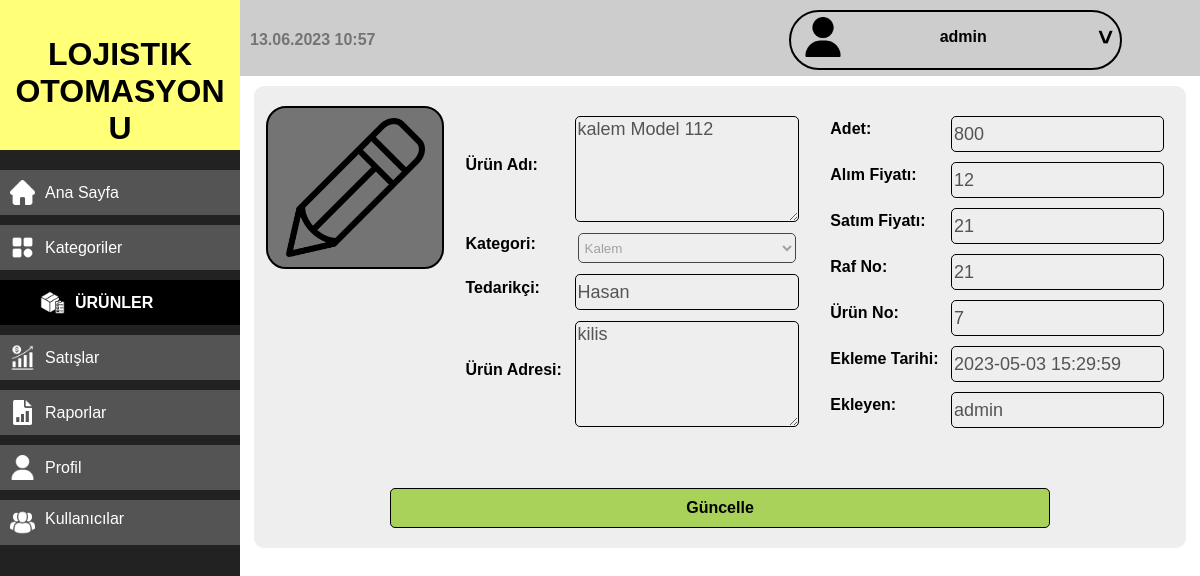
Before: /urunler.php?d=gos&k=7 (signed in) with the older database file.
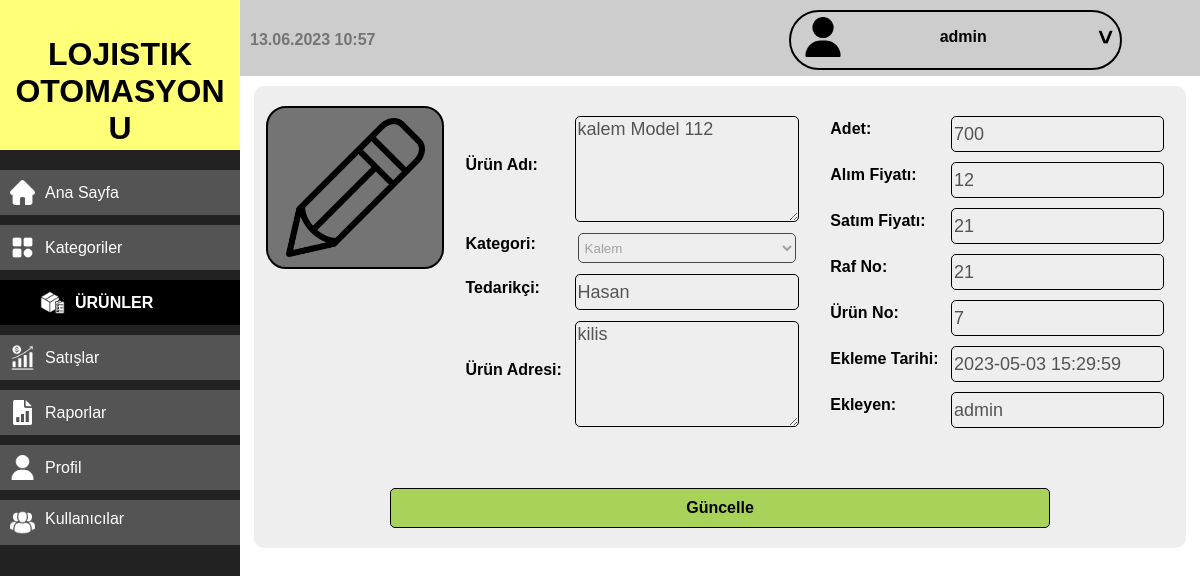
After: the same page with the newer database file.
### tables this page shows
CREATE TABLE `urunler` (
  `id` int(11) NOT NULL,
  `urun_adi` text NOT NULL,
  `adet` int(11) NOT NULL,
  `kat` int(11) NOT NULL,
  `ekleyen` int(11) NOT NULL,
  `alim_fiyat` int(11) NOT NULL,
  `satim_fiyat` int(11) NOT NULL,
  `tedarikci` varchar(255) NOT NULL,
  `urun_adresi` text NOT NULL,
  `raf_no` varchar(255) NOT NULL,
  `foto` varchar(255) NOT NULL,
  `tarihi` datetime NOT NULL
);

### fonksiyonlar/fonksiyonlar.php (called while the page is built, shortened)
<?php
function getAllFrom($from) {
    global $con;
    $stmt = $con->prepare("SELECT * FROM $from");
    $stmt->execute();
    $rows = $stmt->fetchAll();
    return $rows;
}
    ?>
        <?php
function checkItem($from, $where, $value) {
    global $con;
    $stmt = $con->prepare("SELECT * FROM $from WHERE $where = ? LIMIT 1");
    $stmt->execute(array($value));
    return $stmt->rowCount();
}
function getItem($from, $where, $value) {
    global $con;
    $stmt = $con->prepare("SELECT * FROM $from WHERE $where = ? LIMIT 1");
    $stmt->execute(array($value));
    return $stmt->fetch();
}

### diller/Turkce.php (called while the page is built, shortened)
<?php
function lang($lang)
{
  return $arr[$lang];
}

### urunler.php (the view, shortened to what the changed rows need)
<?php
if (isset($_SESSION['kullanici_adi'])) {
  $kullaniciS = getItem('kullanicilar', 'id', $_SESSION['ID']);
  if ($kullaniciS['aktif'] === 2) {
    $isAdmin = true;
  } else {
    $isAdmin = false;
  }
  if (isset($_GET['d'])) {
    if ($_GET['d'] == 'ekle') {
      ?>
        <div class="cont-alt">
          <form class="urun-deg-buyuk" action="<?php echo $_SERVER['PHP_SELF']; ?>" method="POST" enctype="multipart/form-data">
            <div class="urun-deg">
              <div>
                <div class="foto">
                  <img class="fotog" src="iconlar/box.png" alt="">
                </div>
                <input type="file" name="foto" required>
              </div>
              <div class="div-2">
                  <label for="u-adi"><?php echo lang('urunAdi'); ?>:</label>
                  <textarea name="u-adi" id="u-adi" cols="30" rows="10" required></textarea>
                  <label for="u-kat"><?php echo lang('kategori'); ?>:</label>
                  <select name="u-kat" id="u-kat" required>
                    <option value="0">...</option>
                    <?php
                      $katlar = getAllFrom('kategoriler');
                      foreach ($katlar as $kat) {
                        echo '<option value="' . $kat['id'] . '">' . $kat['kat_adi'] . '</option>';
                      }
                    ?>
                  </select>
                  <label for="tedarikci"><?php echo lang('tedarikci'); ?>:</label>
                  <input id="tedarikci" name="tedarikci" type="text" required>
                  <label for="u-adresi"><?php echo lang('urunAdresi'); ?>:</label>
                  <textarea name="u-adresi" id="u-adresi" cols="30" rows="10" required></textarea>
              </div>
              <div class="div-2">
                <label for="u-adet"><?php echo lang('adet'); ?>:</label>
                  <input id="u-adet" name="u-adet" type="number" required>
                  <label for="u-alim"><?php echo lang('alimFiyati'); ?>:</label>
                  <input id="u-alim" name="u-alim" type="number" required>
                  <label for="u-satim"><?php echo lang('satimFiyati'); ?>:</label>
                  <input id="u-satim" name="u-satim" type="number" required>
                  <label for="u-raf"><?php echo lang('rafNo'); ?>:</label>
                  <input id="u-raf" name="u-raf" type="text" required>
              </div>
            </div>
            <input class="urun-ekleme" name="ekle" type="submit" value="<?php echo lang('Ekle'); ?>">
          </form>
        </div>
      <?php
    } elseif ($_GET['d'] == 'gos') {
      $uid = isset($_GET['k']) && is_numeric($_GET['k']) ? intval($_GET['k']) : 0;
      $count = checkItem('urunler', 'id', $uid);
      if ($count > 0) {
      $urun = getItem('urunler', 'id', $uid);
      $kullanici = getItem('kullanicilar', 'id', $urun['ekleyen']);
        ?>
          <div class="cont-alt">
            <div class="urun-deg-buyuk">
              <div class="urun-deg">
                <div>
                  <div class="foto">
                    <img class="fotog" src="fotograflar/urunler/<?php echo $urun['foto']; ?>" alt="">
                  </div>
                </div>
                <div class="div-2">
                    <label for="u-adi"><?php echo lang('urunAdi'); ?>:</label>
                    <textarea name="u-adi" id="u-adi" cols="30" rows="10" disabled><?php echo $urun['urun_adi']; ?></textarea>
                    <label for="u-kat"><?php echo lang('kategori'); ?>:</label>
                    <select name="u-kat" id="u-kat" disabled>
                      <?php
                        $katlar = getAllFrom('kategoriler');
                        foreach ($katlar as $kat) {
                          $select = $urun['kat'] == $kat['id'] ? 'selected' : '';
                          echo '<option ' . $select . ' value="' . $kat['id'] . '">' . $kat['kat_adi'] . '</option>';
                        }
                      ?>
                    </select>
                    <label for="tedarikci"><?php echo lang('tedarikci'); ?>:</label>
                    <input id="tedarikci" name="tedarikci" type="text" value="<?php echo $urun['tedarikci']; ?>" disabled>
                    <label for="u-adresi"><?php echo lang('urunAdresi'); ?>:</label>
                    <textarea name="u-adresi" id="u-adresi" cols="30" rows="10" disabled><?php echo $urun['urun_adresi']; ?></textarea>
                </div>
                <div class="div-2">
                  <label for="u-adet"><?php echo lang('adet'); ?>:</label>
                    <input id="u-adet" name="u-adet" type="number" value="<?php echo $urun['adet']; ?>" disabled>
                    <label for="u-alim"><?php echo lang('alimFiyati'); ?>:</label>
                    <input id="u-alim" name="u-alim" type="number" value="<?php echo $urun['alim_fiyat']; ?>" disabled>
                    <label for="u-satim"><?php echo lang('satimFiyati'); ?>:</label>
                    <input id="u-satim" name="u-satim" type="number" value="<?php echo $urun['satim_fiyat']; ?>" disabled>
                    <label for="u-raf"><?php echo lang('rafNo'); ?>:</label>
                    <input id="u-raf" name="u-raf" type="text" value="<?php echo $urun['raf_no']; ?>" disabled>
                    <label for="u-no"><?php echo lang('urunNo'); ?>:</label>
                    <input disabled id="u-no" type="text" value="<?php echo $urun['id']; ?>">
                    <label for="u-tarihi"><?php echo lang('eklemeTarihi'); ?>:</label>
                    <input id="u-tarihi" type="text" value="<?php echo $urun['tarihi']; ?>" disabled>
                    <?php
                    if ($isAdmin) { echo '<label for="u-yapan">'. lang('ekleyen') . ':</label><input id="u-yapan" type="text" value="' . $kullanici['kullanici_adi'] . '" disabled>'; } ?>
                </div>
              </div>
              <a href="urunler.php?d=deg&k=<?php echo $_GET['k']; ?>" class="a urun-ekleme"><?php echo lang('degistir'); ?></a>
            </div>
          </div>
        <?php
      } else {
        header('Location: urunler.php');
        exit();
      }
    } else {
      header('Location: urunler.php');
      exit();
    }
  }
    include 'sablonlar/footer.php';
} else {
  header('Location: logout.php');
  exit();
}

Changed rows visible on the page:
changed urunler "kalem Model 112": u-adet "800" → "700"
